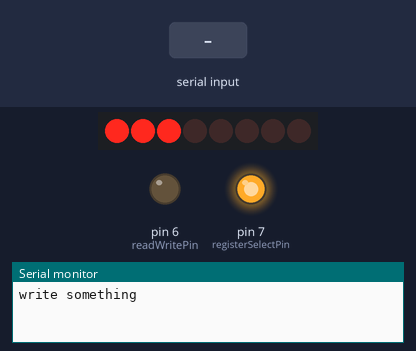
A sketch run on a simulated Arduino Uno, built with avr-gcc and run on an emulated ATmega328P. On the bench: 8 shift-register outputs drawn as a row of LEDs (first output left, lit = HIGH), output pins drawn as LEDs (lit = HIGH), the last lines printed to the serial monitor. Wiring (inferred from the names in the program): shift register (74HC595): data pin 2; shift clock pin 4; latch pin 3. Wiring (inferred from the signals the program sends): row of LEDs: on Q0, Q1, Q2, Q3, Q4, Q5, Q6, Q7. The inputs (shaded band) are chosen by the test bench. Pins used as bus, display or sensor lines are not drawn.

Above: at 1.2 s.
1.3 s: "<0>" received over Serial
At 2.8 s:
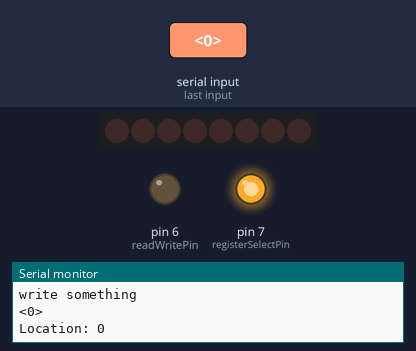
3.8 s: "<30,150>" received over Serial
At 5.9 s:
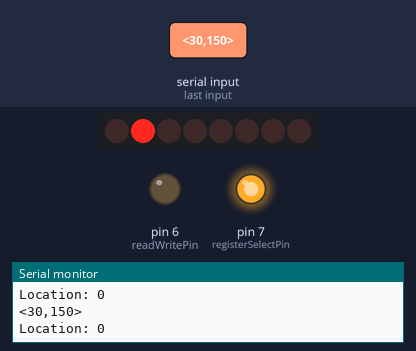
6.3 s: "<1>" received over Serial
At 7.8 s:
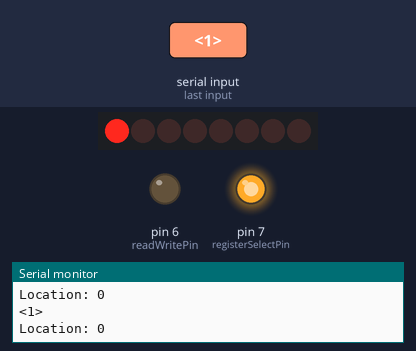
8.8 s: "<90,45>" received over Serial
At 11.0 s:
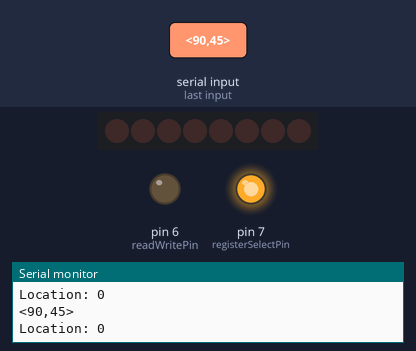
Timing chart, 0 to 12.3 s (numbered marks = the images above; inputs shaded):
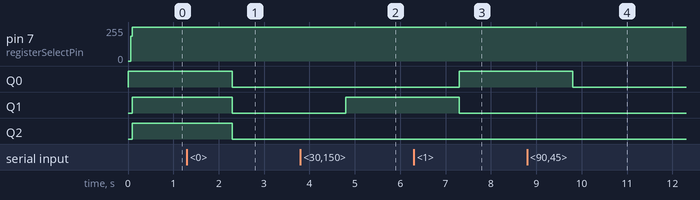

The sketch:

CostumCharacterMaker.ino
```cpp
#define serialPin 2
#define latchPin 3
#define clckPin 4
#define enablePin 5
#define readWritePin 6
#define registerSelectPin 7

/*<10001>1<01010>2<00100>3<01010>4<10001>5<00000>6<11111>7<00000>8
  <00100>9<01010>10<10101>11<01010>12<00100>13<01010>14<10101>15<10101>16
  <00001>17<00010>18<00010>19<10100>20<10100>21<01000>22<10110>23<00000>24
  <10001>25<01010>26<01010>27<01010>28<01010>29<10001>30<10001>31<01110>32
  <00100>33<00100>34<00100>35<01010>36<10001>37<10001>38<10001>39<01110>40
  <10101>41<11011>42<10001>43<10101>44<11011>45<10101>46<10001>47<01110>48
  <00001>49<00010>50<00010>51<00001>52<00010>53<00010>54<00100>55<00000>56
  <10000>57<01000>58<01000>59<10000>60<01000>61<01000>62<00100>63<00000>64*/

char receivedByte[8];
byte received;
int loc;

void setup() {
  Serial.begin(115200);
  pinMode(serialPin, OUTPUT);
  pinMode(latchPin, OUTPUT);
  pinMode(clckPin, OUTPUT);
  pinMode(enablePin, OUTPUT);
  pinMode(readWritePin, OUTPUT);
  pinMode(registerSelectPin, OUTPUT);
//    while(1){writeData(0xFF);}
  setUp();
  Serial.println(F("write something"));
}

void loop() {
  if (getData())makeChar(received);
}
bool getData() {
  static bool incomingData = false;
  static bool incomingLoc = false;
  int r = Serial.read();
  r != -1 ? Serial.print((char)r) : false;
  switch (r) {
    case '<': incomingData = true; received = 0; break;
    case '>': incomingData = false; incomingLoc = true; break;
    case '0':
      if (incomingData) received <<= 1;
      break;
    case '1':
      if (incomingData) {
        received <<= 1;
        received |= 1;
      }
      break;
    case -1: return false; break;
    default:  break;
  }

  if (!incomingData && incomingLoc) {
    loc = Serial.parseInt();
    incomingLoc = false;
    return true;
  }
  return false;
}

void writeInst(byte value) {
  digitalWrite(readWritePin, LOW);
  digitalWrite(registerSelectPin, LOW);
  digitalWrite(latchPin, LOW);
  shiftOut(serialPin, clckPin, MSBFIRST, value);
  digitalWrite(latchPin, HIGH);
  delay(2);
  digitalWrite(enablePin, HIGH);
  digitalWrite(enablePin, LOW);
}

void writeData(byte value) {
  digitalWrite(readWritePin, LOW);
  digitalWrite(registerSelectPin, HIGH);
  digitalWrite(latchPin, LOW);
  shiftOut(serialPin, clckPin, MSBFIRST, value );
  digitalWrite(latchPin, HIGH);
  delay(2);
  digitalWrite(enablePin, HIGH);
  digitalWrite(enablePin, LOW);
}

void makeChar(byte pattern) {
  Serial.println(F("")); Serial.print(F("Location: ")); Serial.println(loc);
  writeInst(0x40 + loc);
  writeData(pattern);
}
void setUp() {
  writeInst(0x01);
  writeInst(0x38);
  writeInst(0x0C);

  writeInst(0x80);
  writeData(0x00);

  writeInst(0x81);
  writeData(0x01);

  writeInst(0x82);
  writeData(0x02);

  writeInst(0x83);
  writeData(0x03);

  writeInst(0xC0);
  writeData(0x04);

  writeInst(0xC1);
  writeData(0x05);

  writeInst(0xC2);
  writeData(0x06);

  writeInst(0xC3);
  writeData(0x07);

}
```

Measured:
- after the input at 1.3 s, Q0–2: HIGH → LOW after 1.0 s
- after the input at 3.8 s, Q1: LOW → HIGH after 1.0 s
- after the input at 6.3 s, Q0: LOW → HIGH after 1.0 s; Q1: HIGH → LOW after 1.0 s
- after the input at 8.8 s, Q0: HIGH → LOW after 1.0 s
